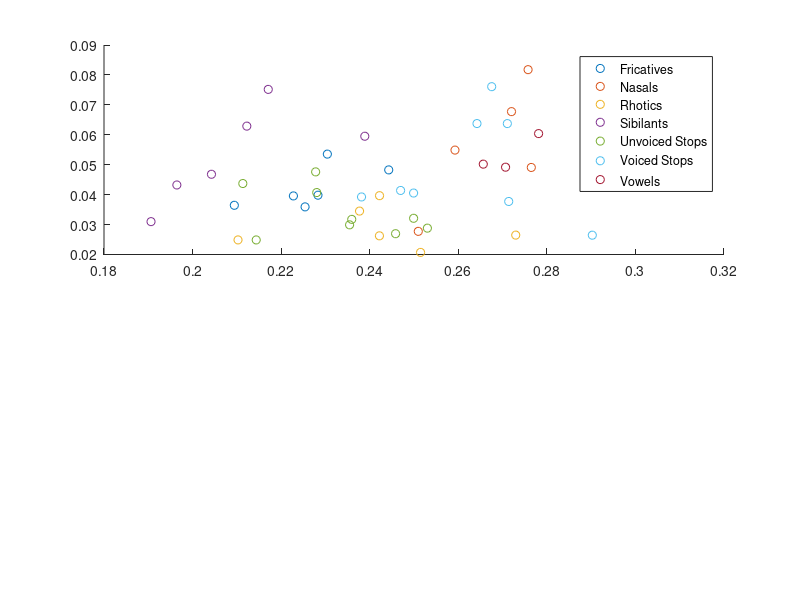

Source code (MATLAB): (Note: this script raises an error after producing the figure.)
%{

PCA is performed for the ITC values at 4, 8, 12 and 16 Hz, averaged over
channels and conditions. The scores of PC1 are plotted against the scores of PC2.

(c) Oana Cucu 2019. oana.cucu@bristol.ac.uk

%}

clearvars;
load('Itc_for_stats.mat');

meanitc4=mean(Itc4)';
meanitc8=mean(Itc8)';
meanitc12=mean(Itc12)';
meanitc16=mean(Itc16)';

meanitc=[meanitc4,meanitc8,meanitc12,meanitc16];

%pca

[Coeff, Score, Latent, TSquared, Explained]=pca(meanitc);

itc_pca_comp1=Coeff(1,1)*Itc4 + Coeff(2,1)*Itc8 + Coeff(3,1)*Itc12 + Coeff(4,1)*Itc16;
itc_pca_comp2=Coeff(1,2)*Itc4 + Coeff(2,2)*Itc8 + Coeff(3,2)*Itc12 + Coeff(4,2)*Itc16;

n=3;
mean_itc_pca1=arrayfun(@(i) mean(itc_pca_comp1(i:i+n-1,:)),1:n:size(Itc4,1),'UniformOutput',false)';
mean_itc_pca1=cell2mat(mean_itc_pca1);

mean_itc_pca2=arrayfun(@(i) mean(itc_pca_comp2(i:i+n-1,:)),1:n:size(Itc4,1),'UniformOutput',false)';
mean_itc_pca2=cell2mat(mean_itc_pca2);

%save('itc_pca1_for_stats.mat','itc_pca_comp1','mean_itc_pca1');
%save('itc_pca2_for_stats.mat','itc_pca_comp2','mean_itc_pca2');

sditc1=std(itc_pca_comp1,[],2);
sem1=sditc1./sqrt(size(itc_pca_comp1,2));

sditc2=std(itc_pca_comp2,[],2);
sem2=sditc2./sqrt(size(itc_pca_comp2,2));

sditc1_mean=std(mean_itc_pca1,[],2);
sem1_mean=sditc1_mean./sqrt(size(mean_itc_pca1,2));

sditc2_mean=std(mean_itc_pca2,[],2);
sem2_mean=sditc2_mean./sqrt(size(mean_itc_pca2,2));

sounds2={'Vowels';'/b/';'/d/';'/g/';'/k/';'/p/';'/t/';'/m/';'/n/';'/s/';'/z/';'/l/';'/r/';'/f/';'/v/'};
sounds={'Vowels';'Vowels';'Vowels';'/b/';'/b/';'/b/';'/d/';'/d/';'/d/';'/g/';'/g/';'/g/';'/k/';'/k/';'/k/';'/p/';'/p/';'/p/';'/t/';'/t/';'/t/';'/m/';'/m/';'/m/';'/n/';'/n/';'/n/';'/s/';'/s/';'/s/';'/z/';'/z/';'/z/';'/l/';'/l/';'/l/';'/r/';'/r/';'/r/';'/f/';'/f/';'/f/';'/v/';'/v/';'/v/'};

%{
figure('Renderer', 'painters', 'Position', [10 10 450 900]);

subplot(2,1,1);
errorbar(mean(mean_itc_pca1,2),mean(mean_itc_pca2,2),sem2_mean,sem2_mean,sem1_mean,sem1_mean,'o', 'MarkerSize',5,...
    'MarkerEdgeColor','blue','MarkerFaceColor','red');
text(mean(mean_itc_pca1,2),mean(mean_itc_pca2,2),sounds2,'horizontal','right','vertical','bottom');
title('Scatterplot of PC1 and PC2 Component Scores, per condition','FontSize',14,'FontWeight','bold');
set(gca,'Units','normalized')
titleHandle = get( gca ,'Title' );
pos1  = get( titleHandle , 'position' );
pos1 = pos1 + [0 0.005 0];
set( titleHandle , 'position' , pos1 );
xlabel('PC1 Scores','FontWeight','bold');
ylabel('PC2 Scores','FontWeight','bold');

subplot(2,1,2);
scatter(mean(itc_pca_comp1,2),mean(itc_pca_comp2,2),'o',...
    'MarkerEdgeColor','blue','MarkerFaceColor','red');
%errorbar(mean(itc_pca_comp1,2),mean(itc_pca_comp2,2),sem2,sem2,sem1,sem1,'o', 'MarkerSize',5,...
%    'MarkerEdgeColor','blue','MarkerFaceColor','red');
text(mean(itc_pca_comp1,2),mean(itc_pca_comp2,2),sounds,'horizontal','right','vertical','bottom');
title('Scatterplot of PC1 and PC2 Component Scores, per stream','FontSize',14,'FontWeight','bold');
set(gca,'Units','normalized')
titleHandle = get( gca ,'Title' );
pos1  = get( titleHandle , 'position' );
pos1 = pos1 + [0 0.005 0];
set( titleHandle , 'position' , pos1 );
xlabel('PC1 Scores','FontWeight','bold');
ylabel('PC2 Scores','FontWeight','bold');
%}

gsounds={'Vowels';'Vowels';'Vowels';'Voiced Stops';'Voiced Stops';'Voiced Stops';'Voiced Stops';'Voiced Stops';'Voiced Stops';'Voiced Stops';'Voiced Stops';'Voiced Stops';'Unvoiced Stops';'Unvoiced Stops';'Unvoiced Stops';'Unvoiced Stops';'Unvoiced Stops';'Unvoiced Stops';'Unvoiced Stops';'Unvoiced Stops';'Unvoiced Stops';'Nasals';'Nasals';'Nasals';'Nasals';'Nasals';'Nasals';'Sibilants';'Sibilants';'Sibilants';'Sibilants';'Sibilants';'Sibilants';'Rhotics';'Rhotics';'Rhotics';'Rhotics';'Rhotics';'Rhotics';'Fricatives';'Fricatives';'Fricatives';'Fricatives';'Fricatives';'Fricatives'};

%plots per stream and condition
fig=figure('Renderer', 'painters', 'Position', [10 10 500 1000]);
subplot(2,1,1);
h1=gscatter(mean(itc_pca_comp1,2),mean(itc_pca_comp2,2),gsounds);
text(mean(itc_pca_comp1,2),mean(itc_pca_comp2,2),sounds,'horizontal','right','vertical','bottom');
title('ITC: PC1 vs PC2 scores by Stream','FontSize',14,'FontWeight','bold');
xlabel('ITC PC1 Scores','FontWeight','bold');
ylabel('ITC PC2 Scores','FontWeight','bold');
ax = gca;
ax.XAxisLocation = 'origin';
ax.YAxisLocation = 'origin';
vowels=h1(1);
vstops=h1(2);
ustops=h1(3);
fricatives=h1(7);
rhotics=h1(6);
nasals=h1(4);
sibilants=h1(5);
vowels.Color=[0.02 0.8 0.18];
vstops.Color=[1 0.5 0];
ustops.Color=[0.93 0.69 0.13];
fricatives.Color=[0.57 0.04 0.75];
rhotics.Color=[0.13 0.67 0.9];
nasals.Color=[0.2857 0 1];
sibilants.Color=[1 0 1];
hLeg=findobj(fig,'type','legend');
set(hLeg,'visible','off');
set(gca,'LineWidth',1);

subplot(2,1,2);
hold on;
e1=errorbar(mean(mean_itc_pca1(1,:),2),mean(mean_itc_pca2(1,:),2),sem2_mean(1),sem2_mean(1),sem1_mean(1),sem1_mean(1),'o', 'MarkerSize',5,...
    'MarkerEdgeColor',[0.02 0.8 0.18],'MarkerFaceColor',[0.02 0.8 0.18]);
hold on;
e2=errorbar(mean(mean_itc_pca1(2:4,:),2),mean(mean_itc_pca2(2:4,:),2),sem2_mean(2:4),sem2_mean(2:4),sem1_mean(2:4),sem1_mean(2:4),'o', 'MarkerSize',5,...
    'MarkerEdgeColor',[1 0.5 0],'MarkerFaceColor',[1 0.5 0]);
hold on;
e3=errorbar(mean(mean_itc_pca1(5:7,:),2),mean(mean_itc_pca2(5:7,:),2),sem2_mean(5:7),sem2_mean(5:7),sem1_mean(5:7),sem1_mean(5:7),'o', 'MarkerSize',5,...
    'MarkerEdgeColor',[0.93 0.69 0.13],'MarkerFaceColor',[0.93 0.69 0.13]);
hold on;
e4=errorbar(mean(mean_itc_pca1(8:9,:),2),mean(mean_itc_pca2(8:9,:),2),sem2_mean(8:9),sem2_mean(8:9),sem1_mean(8:9),sem1_mean(8:9),'o', 'MarkerSize',5,...
    'MarkerEdgeColor',[0.2857 0 1],'MarkerFaceColor',[0.2857 0 1]);
hold on;
e5=errorbar(mean(mean_itc_pca1(10:11,:),2),mean(mean_itc_pca2(10:11,:),2),sem2_mean(10:11),sem2_mean(10:11),sem1_mean(10:11),sem1_mean(10:11),'o', 'MarkerSize',5,...
    'MarkerEdgeColor',[1 0 1],'MarkerFaceColor',[1 0 1]);
hold on;
e6=errorbar(mean(mean_itc_pca1(12:13,:),2),mean(mean_itc_pca2(12:13,:),2),sem2_mean(12:13),sem2_mean(12:13),sem1_mean(12:13),sem1_mean(12:13),'o', 'MarkerSize',5,...
    'MarkerEdgeColor',[0.13 0.67 0.9],'MarkerFaceColor',[0.13 0.67 0.9]);
hold on;
e7=errorbar(mean(mean_itc_pca1(14:15,:),2),mean(mean_itc_pca2(14:15,:),2),sem2_mean(14:15),sem2_mean(14:15),sem1_mean(14:15),sem1_mean(14:15),'o', 'MarkerSize',5,...
    'MarkerEdgeColor',[0.57 0.04 0.75],'MarkerFaceColor',[0.57 0.04 0.75]);
text(mean(mean_itc_pca1,2),mean(mean_itc_pca2,2),sounds2,'horizontal','right','vertical','bottom');
title('ITC: PC1 vs PC2 scores by Condition','FontSize',14,'FontWeight','bold');
xlabel('ITC PC1','FontWeight','bold');
ylabel('ITC PC2','FontWeight','bold');
ax = gca;
ax.XAxisLocation = 'origin';
ax.YAxisLocation = 'origin';
e5.Color=[1 0 1];
e1.Color=[0.02 0.8 0.18];
legend('Vowels','Voiced Stops','Unvoiced Stops','Nasals','Sibilants','Liquids','Fricatives','Location','Southeast');%'Position',[0.2 0.513 0.05 0.03]
set(gca,'LineWidth',1);
box on

%{
gsounds2 = {'Vowels';'Voiced Stops';'Voiced Stops';'Voiced Stops';'Unvoiced Stops';'Unvoiced Stops';'Unvoiced Stops';'Nasals';'Nasals';'Sibilants';'Sibilants';'Rhotics';'Rhotics';'Fricatives';'Fricatives'};

subplot(2,1,2);
h2=gscatter(mean(mean_itc_pca1,2),mean(mean_itc_pca2,2),gsounds2);
text(mean(mean_itc_pca1,2),mean(mean_itc_pca2,2),sounds2,'horizontal','right','vertical','bottom');
title('PC1 vs PC2 scores by condition','FontSize',14,'FontWeight','bold');
xlabel('PC1','FontWeight','bold');
ylabel('PC2','FontWeight','bold');
ax = gca;
ax.XAxisLocation = 'origin';
ax.YAxisLocation = 'origin';
legend('Position',[0.21 0.513 0.05 0.03]);
vowels=h2(1);
vstops=h2(2);
ustops=h2(4);
fricatives=h2(3);
rhotics=h2(5);
nasals=h2(6);
sibilants=h2(7);
vowels.Color=[0.02 0.8 0.18];
vstops.Color=[1 0.5 0];
ustops.Color=[0.93 0.69 0.13];
fricatives.Color=[0.57 0.04 0.75];
rhotics.Color=[0.13 0.67 0.9];
nasals.Color=[0.2857 0 1];
sibilants.Color=[1 0 1];
%}